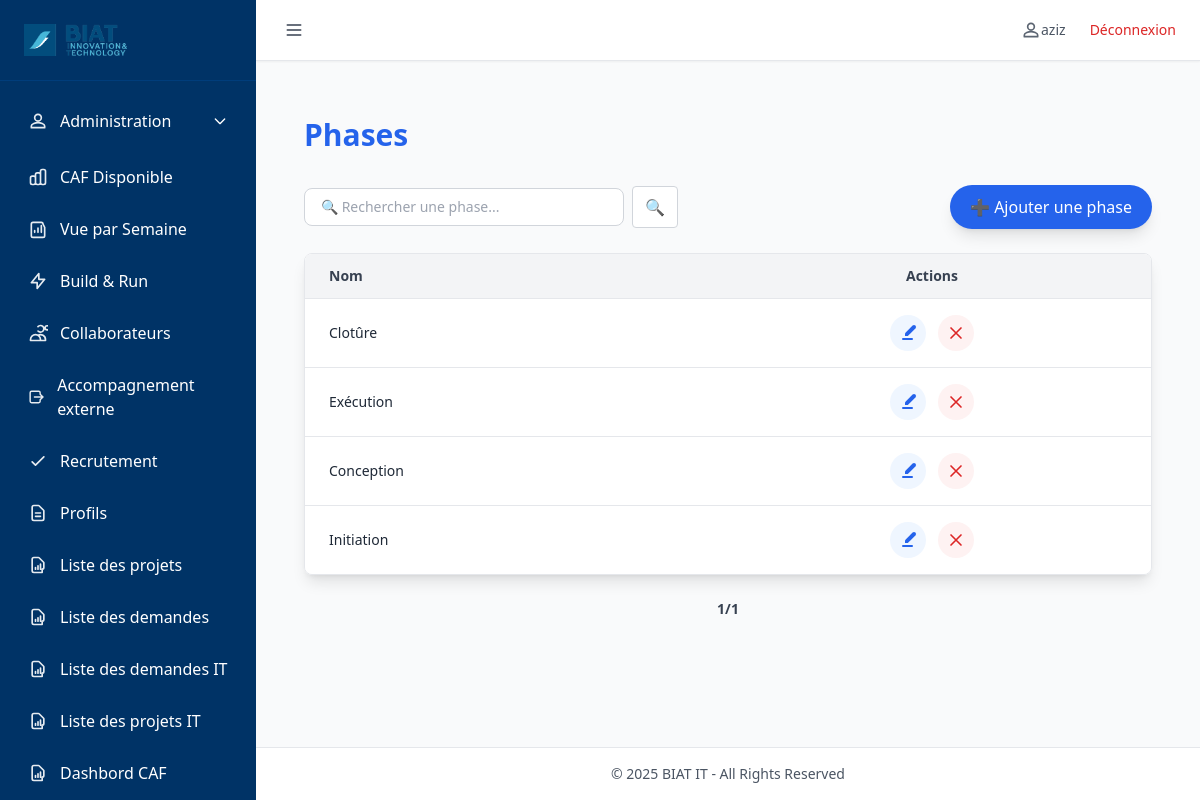
The page /phase/ (signed in) on the database its author committed.
### tables this page shows
CREATE TABLE Phase (
    id INTEGER PRIMARY KEY AUTOINCREMENT,
    nom TEXT NOT NULL UNIQUE,
    idate DATETIME DEFAULT (DATETIME('now')),
    iuser INTEGER,
    udate DATETIME,
    uuser INTEGER
);

### routes/phase_routes.py (the view)
@phase_bp.route("/")
def liste_phases():
    page = request.args.get("page", 1, type=int)
    per_page = 10
    offset = (page - 1) * per_page
    q = (request.args.get("q", "") or "").strip()
    base_query = "SELECT id, nom FROM Phase"
    args = []
    if q:
        base_query += " WHERE nom LIKE ? COLLATE NOCASE"
        args.append(f"%{q}%")
    total_row = query_db(f"SELECT COUNT(*) as total FROM ({base_query})", args, one=True)
    total = total_row["total"] if total_row else 0
    total_pages = (total // per_page) + (1 if total % per_page else 0)
    phases = query_db(
        f"{base_query} ORDER BY id DESC LIMIT ? OFFSET ?",
        args + [per_page, offset]
    )
    phases = [dict(p) for p in phases]
    return render_template(
        "phase_liste.html",
        phases=phases,
        page=page,
        total_pages=total_pages,
    )

### utils/db_utils.py (called while the page is built)
def get_connection():
    conn = sqlite3.connect(
        DB_PATH,
        timeout=60,               # ⏱️ Patiente jusqu'à 60s avant "database is locked"
        check_same_thread=False
    )
    conn.row_factory = sqlite3.Row
    conn.execute("PRAGMA journal_mode=WAL;")      # Autorise les écritures concurrentes
    conn.execute("PRAGMA synchronous=NORMAL;")    # Bon compromis vitesse/sécurité
    conn.execute("PRAGMA foreign_keys = ON;")     # Active les clés étrangères
    conn.execute("PRAGMA busy_timeout = 60000;")  # Attend 60s avant d'abandonner une écriture
    return conn

def query_db(query, args=(), one=False, retries=3, delay=1):
    for attempt in range(retries):
        try:
            conn = get_connection()
            cur = conn.execute(query, args)
            rows = cur.fetchall()
            cur.close()
            conn.close()
            return (rows[0] if rows else None) if one else rows
        except sqlite3.OperationalError as e:
            if "locked" in str(e).lower() and attempt < retries - 1:
                time.sleep(delay)
                continue
            raise

### templates/phase_liste.html (shortened to what this page needs)
{% extends "base.html" %}
{% block content %}
<div class="max-w-6xl mx-auto px-6 py-8">
  <h1 class="text-3xl font-bold mb-8 text-blue-600">Phases</h1>
  <div class="mb-6 flex flex-col md:flex-row md:items-center md:justify-between gap-4">
    <form method="get" action="{{ url_for('phase.liste_phases') }}" class="flex items-center gap-2">
      <input type="text" name="q" value="{{ request.args.get('q','') }}"
             placeholder="🔍 Rechercher une phase..."
             class="border border-gray-300 rounded-lg px-4 py-2 text-sm w-80 focus:ring-blue-400 focus:border-blue-400">
      <button type="submit"
              class="bg-white border border-gray-300 px-3 py-2 rounded text-blue-600 hover:text-blue-800 transition">
        🔍
      </button>
    </form>
    <button onclick="openAddModal()"
            class="bg-blue-600 hover:bg-blue-700 text-white px-5 py-2.5 rounded-full shadow-lg flex items-center gap-2 transition">
      ➕ Ajouter une phase
    </button>
  </div>
  <div class="overflow-x-auto shadow-lg rounded-lg border border-gray-200">
    <table class="min-w-full bg-white divide-y divide-gray-200">
      <thead class="bg-gray-100">
        <tr>
          <th class="px-6 py-3 text-left text-sm font-semibold text-gray-700">Nom</th>
          <th class="px-6 py-3 text-center text-sm font-semibold text-gray-700">Actions</th>
        </tr>
      </thead>
      <tbody class="divide-y divide-gray-200">
        {% for p in phases %}
        <tr class="hover:bg-gray-50 transition">
          <td class="px-6 py-4 text-sm text-gray-800">{{ p.nom }}</td>
          <td class="px-6 py-4 text-center">
            <div class="flex items-center justify-center gap-3">
              <button type="button"
                      onclick='openEditModal({{ p.id|tojson }}, {{ p.nom|tojson }})'
                      class="inline-flex items-center justify-center p-2 rounded-full bg-blue-50 hover:bg-blue-100 text-blue-600 transition"
                      title="Modifier">
                <svg xmlns="http://www.w3.org/2000/svg" class="h-5 w-5" fill="currentColor" viewBox="0 0 20 20">
                  <path d="M17.414 2.586a2 2 0 00-2.828 0L7 10.172V13h2.828l7.586-7.586a2 2 0 000-2.828z"/>
                  <path fill-rule="evenodd" d="M4 16a1 1 0 011-1h9a1 1 0 110 2H5a1 1 0 01-1-1z" clip-rule="evenodd"/>
                </svg>
              </button>
              <form action="{{ url_for('phase.supprimer_phase', id=p.id) }}" method="post"
                    onsubmit="return confirm('Supprimer {{ p.nom }} ?')">
                <button type="submit"
                        class="inline-flex items-center justify-center p-2 rounded-full bg-red-50 hover:bg-red-100 text-red-600 transition"
                        title="Supprimer">
                  <svg xmlns="http://www.w3.org/2000/svg" class="h-5 w-5"
                       fill="none" viewBox="0 0 24 24" stroke="currentColor">
                    <path stroke-linecap="round" stroke-linejoin="round" stroke-width="2"
                          d="M6 18L18 6M6 6l12 12"/>
                  </svg>
                </button>
              </form>
            </div>
          </td>
        </tr>
        {% else %}
        <tr>
          <td colspan="2" class="text-center px-6 py-6 text-gray-500">Aucune phase trouvée</td>
        </tr>
        {% endfor %}
      </tbody>
    </table>
  </div>
  <div class="flex justify-center items-center mt-6 gap-6">
    <span class="text-gray-700 text-sm font-semibold">{{ page }}/{{ total_pages }}</span>
  </div>
</div>
{% endblock %}

### static/css/styles.css (style rules this page uses)
body { background-color: #f8f9fa; }

### rows shown on the page
Phase: nom "Clotûre"
Phase: nom "Exécution"
Phase: nom "Conception"
Phase: nom "Initiation"

### other values the page prints
{{ session.user.username }} "aziz"
{{ page }} "1"
{{ total_pages }} "1"
